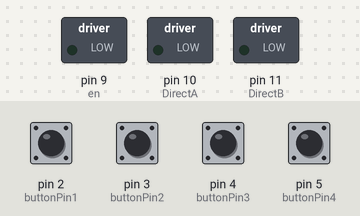
Simulated run of this sketch. Board: Arduino Uno, built with avr-gcc and run on an emulated ATmega328P. Parts: switched loads named in the sketch (green lamp = pin HIGH). Inputs (shaded band) come from the test bench; at power-on: pin 2 (buttonPin1), pin 3 (buttonPin2), pin 4 (buttonPin3), pin 5 (buttonPin4) LOW. What the sketch prints to the serial monitor is not drawn.

Above: at 1.2 s.
1.3 s: pin 3 (buttonPin2) pulled HIGH for 0.15 s
At 2.1 s:
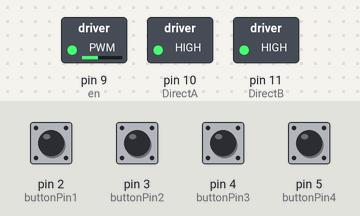
3.2 s: pin 5 (buttonPin4) pulled HIGH for 0.15 s
At 3.8 s:
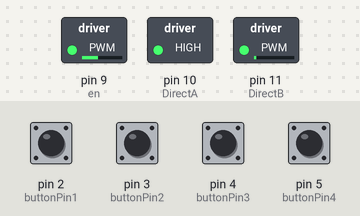
5.5 s: pin 2 (buttonPin1) pulled HIGH for 0.15 s
At 6.1 s:
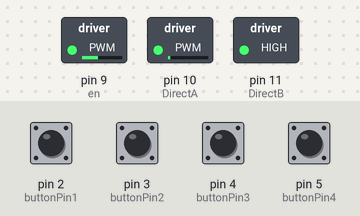
8.1 s: pin 4 (buttonPin3) pulled HIGH for 0.15 s
At 9.6 s:
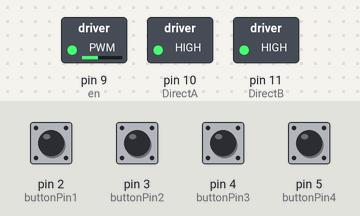
10.4 s: pin 2 (buttonPin1) pulled HIGH for 1 s
At 11.0 s:
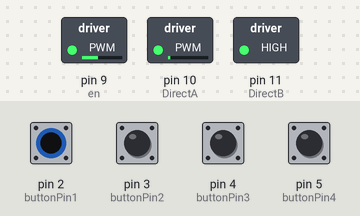
12.9 s: pin 5 (buttonPin4) pulled HIGH for 1 s
At 13.8 s:
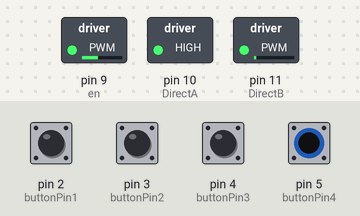
Timing chart, 0 to 15.9 s (numbered marks = the images above; inputs shaded):
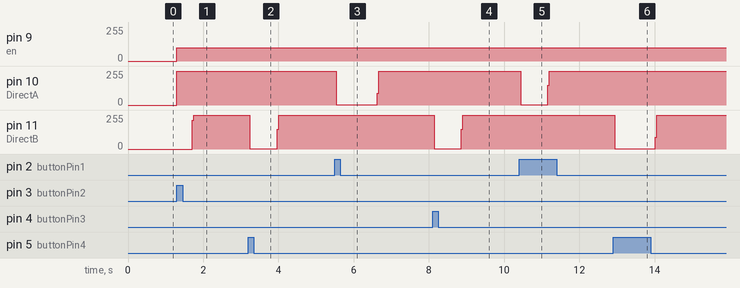

The sketch:

Elevator_Code_Original.ino
```cpp
const int buttonPin1 = 2; //Button pressed for floor 1
const int buttonPin2 = 3; //Button Pressed for floor 2
const int buttonPin3 = 4; //Button Pressed for floor 3
const int buttonPin4 = 5; //Button Pressed for floor 4

/*This variable is going to read the pushbutton status*/
int buttonState1 = 0;
int buttonState2 = 0;
int buttonState3 = 0;
int buttonState4 = 0;

/*The DC Motor where pins are set to*/
int en = 9;
int DirectA = 10;
int DirectB = 11;

/*Elevator starts at First floor*/
int i = 1;

void setup() {
 pinMode(en, OUTPUT);
 pinMode(DirectA, OUTPUT);
 pinMode(DirectB, OUTPUT);
 Serial.begin(9600);

 pinMode(buttonPin1, INPUT);
 pinMode(buttonPin2, INPUT);
 pinMode(buttonPin3, INPUT);
 pinMode(buttonPin4, INPUT);
}

void loop() {
  // Read the state of the pushbutton value
  buttonState1 = digitalRead(buttonPin1);
  buttonState2 = digitalRead(buttonPin2);
  buttonState3 = digitalRead(buttonPin3);
  buttonState4 = digitalRead(buttonPin4);

  //Pressing the pushbutton on the fourth floor
  if(buttonState4 == HIGH){
    while (i < 4){ // When called to the fourth floor, it will only go up
      i++;
      up(); // The up function
    Serial.print(" You are on the ");
    Serial.print(i);
    Serial.print(" Floor.");
    }
    i = 4;
  }

  //Pressing the pushbutton on the 3rd floor to go down from the fourth floor
  else if(buttonState3 == HIGH){
    if(i>3){
    while (i > 3){
      i--;
      down();
      Serial.print("You are on ");
      Serial.print(i);
      Serial.println(" Floor.");
    }
   }
   //Waiting on the First or Second floor to go up to the 3rd floor
   else if(i < 3) {
      while (i < 3){
      i++;
      up();
      Serial.print("You are on ");
      Serial.print(i);
      Serial.println(" Floor.");
    }
   }
   i = 3;
  }

  //Pressing the pushbutton on the 2nd floor to go down from the 3rd or 4th floor
  else if(buttonState2 == HIGH){
    if(i > 2){
      while(i > 2){
        i--;
        down();
        Serial.print("You are on ");
        Serial.print(i);
        Serial.println(" Floor.");
    }
  }
  //Waiting to go up from the first floor
   else if(i < 2){
      while (i < 2){
        i++;
        up();
        Serial.print("You are on ");
        Serial.print(i);
        Serial.println(" Floor.");
      }
    }
    i = 2;
  }
  //Pressing the pushbutton on the first floor, it's going down from the 2nd, 3rd or 4th floor
  else if(buttonState1 == HIGH){
    if(i > 1){
      while(i > 1){
        i--;
        down();
        Serial.print("You are on ");
        Serial.print(i);
        Serial.println(" Floor.");
      }
    }
    i = 1;
  }
 }

/*Function to go up*/
void up(){
  analogWrite(en, 255); // enable is turned on
  for (int b = 0; b < 359; b++){
    digitalWrite(DirectA, HIGH); // To go up The floor has to go one way up
    digitalWrite(DirectB, LOW);
    analogWrite(en,100);
    delay(1);// a delay of 50ms
    digitalWrite(DirectA, HIGH);
    digitalWrite(DirectB, HIGH);
  }
}
/*Function to go down*/
void down(){
  analogWrite(en, 255); // enable is turned on
  for (int a = 0; a < 359; a++){
    digitalWrite(DirectA, LOW); // To go down the floor had to go down one way
    digitalWrite(DirectB, HIGH);
    analogWrite(en, 100);
    delay(1); //a delay of 50ms for each stop
    digitalWrite(DirectA, HIGH);
    digitalWrite(DirectB, HIGH);
 }
}
```

Measured:
- after the input at 1.3 s, pin 9 (en): 0/255 → 100/255 at once; pin 10 (DirectA): 0/255 → 255/255 at once; pin 11 (DirectB): 0/255 → 255/255 after 0.40 s
- after the input at 3.2 s, pin 11 (DirectB): 255/255 → 2/255 at once, → 255/255 0.72 s later
- after the input at 5.5 s, pin 10 (DirectA): 255/255 → 2/255 at once, → 255/255 1.1 s later
- after the input at 8.1 s, pin 11 (DirectB): 255/255 → 2/255 at once, → 255/255 0.72 s later
- after the input at 10.4 s, pin 10 (DirectA): 255/255 → 2/255 at once, → 255/255 0.72 s later
- after the input at 12.9 s, pin 11 (DirectB): 255/255 → 2/255 at once, → 255/255 1.1 s later
